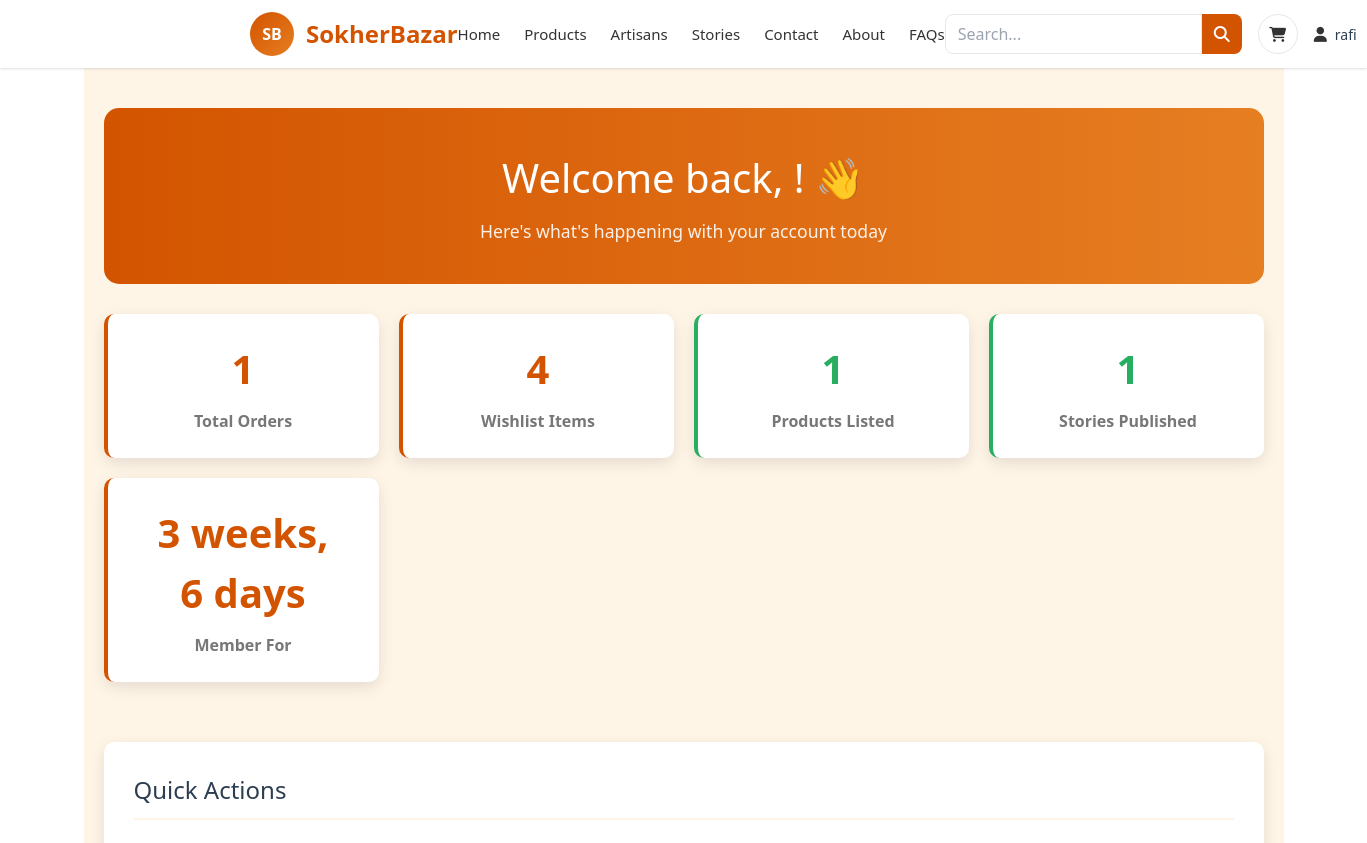
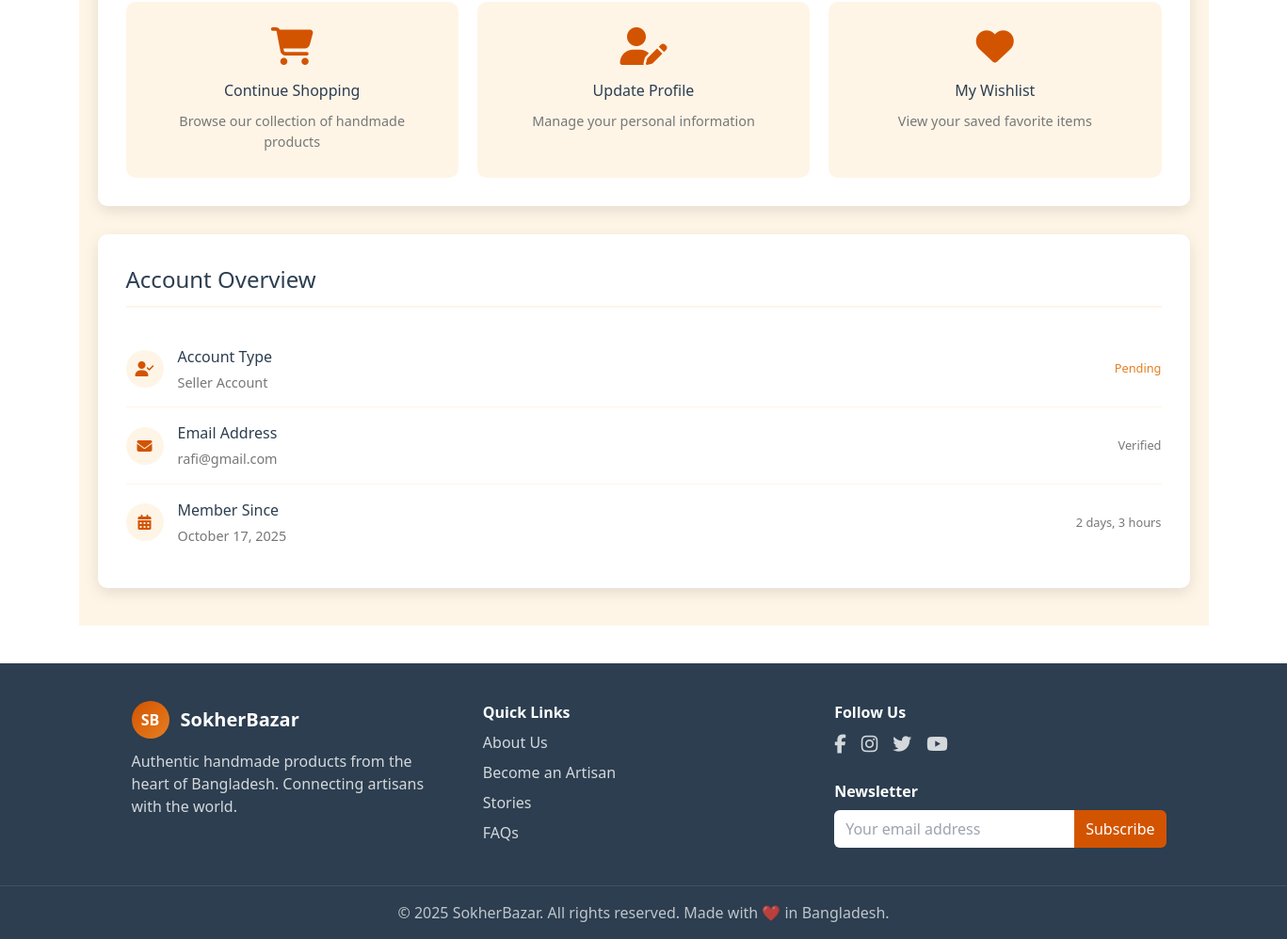
The page /dashboard/ (signed in) on the database its author committed (2 pictures, top to bottom).
### Rari/models.py (models this page shows, shortened)
class Customer(models.Model):
    user = models.OneToOneField(User, on_delete=models.CASCADE)
    phone = models.CharField(max_length=15, blank=True)
    address = models.TextField(blank=True)
    joined_date = models.DateTimeField(auto_now_add=True)
    profile_picture = models.ImageField(upload_to="customers/", blank=True, null=True)
    updated_at = models.DateTimeField(auto_now=True)

class Artisan(models.Model):
    user = models.OneToOneField(User, on_delete=models.CASCADE)
    shop_name = models.CharField(max_length=150)
    phone = models.CharField(max_length=20)
    nid_document = models.ImageField(upload_to="nid_documents/")
    bio = models.TextField(blank=True)
    location = models.CharField(max_length=100, blank=True)
    profile_picture = models.ImageField(upload_to="artisans/", blank=True, null=True)
    joined_date = models.DateTimeField(auto_now_add=True)
    craft = models.CharField(max_length=100, blank=True)  # NEW FIELD
    website = models.URLField(blank=True, null=True)
    is_verified = models.BooleanField(default=False)
    updated_at = models.DateTimeField(auto_now=True)

### Rari/views.py (the view)
# urls.py: path('dashboard/', views.dashboard, name='dashboard'),
@login_required
def dashboard(request):
    customer = Customer.objects.filter(user=request.user).first()
    artisan = Artisan.objects.filter(user=request.user).first()
    total_orders = Order.objects.filter(customer=customer).count() if customer else 0
    active_coupons = []
    recent_orders = Order.objects.filter(customer=customer).order_by('-created_at')[:5] if customer else []
    context = {
        'customer': customer,
        'artisan': artisan,
        'total_orders': total_orders,
        'active_coupons': active_coupons,
        'recent_orders': recent_orders,
    }
    return render(request, 'dashboard.html', context)

### template/dashboard.html (shortened to what this page needs)
{% extends 'base.html' %}
{% load static %}
{% block content %}
<div class="dashboard-container">
    <div class="dashboard-header">
        <h1>Welcome back, {{ user.first_name }}! 👋</h1>
        <p>Here's what's happening with your account today</p>
    </div>
    <div class="dashboard-content">
        <div class="stats-grid">
            {% if customer %}
            <div class="stat-card">
                <div class="stat-number">{{ total_orders }}</div>
                <div class="stat-label">Total Orders</div>
            </div>
            <div class="stat-card">
                <div class="stat-number">
                    {% if customer.wishlists.count %}{{ customer.wishlists.count }}{% else %}0{% endif %}
                </div>
                <div class="stat-label">Wishlist Items</div>
            </div>
            {% endif %}
            {% if artisan %}
            <div class="stat-card seller">
                <div class="stat-number">{{ artisan.products.count }}</div>
                <div class="stat-label">Products Listed</div>
            </div>
            <div class="stat-card seller">
                <div class="stat-number">{{ artisan.stories.count }}</div>
                <div class="stat-label">Stories Published</div>
            </div>
            {% endif %}
            <div class="stat-card">
                <div class="stat-number">
                    {% if user.date_joined %}
                        {{ user.date_joined|timesince }}
                    {% else %}
                        New
                    {% endif %}
                </div>
                <div class="stat-label">Member For</div>
            </div>
        </div>
        <div class="quick-actions">
            <h2 class="section-title">Quick Actions</h2>
            <div class="action-grid">
                <a href="{% url 'product_list' %}" class="action-card">
                    <i class="fas fa-shopping-cart"></i>
                    <h3>Continue Shopping</h3>
                    <p>Browse our collection of handmade products</p>
                </a>
                <a href="{% url 'profile' %}" class="action-card">
                    <i class="fas fa-user-edit"></i>
                    <h3>Update Profile</h3>
                    <p>Manage your personal information</p>
                </a>
                {% if customer %}
                <a href="{% url 'wishlist' %}" class="action-card">
                    <i class="fas fa-heart"></i>
                    <h3>My Wishlist</h3>
                    <p>View your saved favorite items</p>
                </a>
                {% endif %}
            </div>
        </div>
        <div class="recent-activity">
            <h2 class="section-title">Account Overview</h2>
            <div class="activity-list">
                <div class="activity-item">
                    <div class="activity-icon">
                        <i class="fas fa-user-check"></i>
                    </div>
                    <div class="activity-content">
                        <h4>Account Type</h4>
                        <p>
                            {% if artisan %}
                                Seller Account
                            {% else %}
                                Buyer Account
                            {% endif %}
                        </p>
                    </div>
                    <div class="activity-time">
                        {% if artisan and artisan.is_verified %}
                        <span style="color: var(--secondary);">Verified</span>
                        {% elif artisan %}
                        <span style="color: var(--accent);">Pending</span>
                        {% else %}
                        Active
                        {% endif %}
                    </div>
                </div>
                <div class="activity-item">
                    <div class="activity-icon">
                        <i class="fas fa-envelope"></i>
                    </div>
                    <div class="activity-content">
                        <h4>Email Address</h4>
                        <p>{{ user.email }}</p>
                    </div>
                    <div class="activity-time">Verified</div>
                </div>
                <div class="activity-item">
                    <div class="activity-icon">
                        <i class="fas fa-calendar-alt"></i>
                    </div>
                    <div class="activity-content">
                        <h4>Member Since</h4>
                        <p>
                            {% if customer %}
                                {{ customer.joined_date|date:"F d, Y" }}
                            {% elif artisan %}
                                {{ artisan.joined_date|date:"F d, Y" }}
                            {% else %}
                                {{ user.date_joined|date:"F d, Y" }}
                            {% endif %}
                        </p>
                    </div>
                    <div class="activity-time">
                        {% if customer %}
                            {{ customer.joined_date|timesince }}
                        {% else %}
                            {{ user.date_joined|timesince }}
                        {% endif %}
                    </div>
                </div>
            </div>
        </div>
    </div>
</div>
{% endblock %}

### template/base.html (shortened to what this page needs)
<!DOCTYPE html>
<html lang="en">
<head>
  {% load static %}
  <script src="https://cdn.tailwindcss.com"></script>
  <link rel="stylesheet" href="https://cdnjs.cloudflare.com/ajax/libs/font-awesome/6.5.0/css/all.min.css">
</head>
<body class="text-[#333] bg-white">
  <header class="sticky top-0 z-50 bg-white shadow">
    <div class=" mx-auto px-4 sm:px-6 lg:px-[250px] py-3 flex items-center justify-between">
      <a href="{% url 'home' %}" class="flex items-center gap-3">
        <div class="w-11 h-11 rounded-full bg-gradient-to-br from-primary to-accent text-white grid place-items-center font-bold">SB</div>
        <div class="text-2xl font-bold text-primary">SokherBazar</div>
      </a>
      <ul class="hidden md:flex items-center gap-6 text-[15px]">
        <li class="{% if request.resolver_match.url_name == 'home' %}text-primary font-semibold{% endif %}">
          <a class="hover:text-primary" href="{% url 'home' %}">Home</a>
        </li>
        <li class="{% if request.resolver_match.url_name in 'product_list product_list_by_category product_detail' %}text-primary font-semibold{% endif %}">
          <a class="hover:text-primary" href="{% url 'product_list' %}">Products</a>
        </li>
        <li class="{% if request.resolver_match.url_name == 'artisans' %}text-primary font-semibold{% endif %}">
          <a class="hover:text-primary" href="{% url 'artisans' %}">Artisans</a>
        </li>
        <li class="{% if request.resolver_match.url_name == 'stories' %}text-primary font-semibold{% endif %}">
          <a class="hover:text-primary" href="{% url 'stories' %}">Stories</a>
        </li>
        <li class="{% if request.resolver_match.url_name == 'contact' %}text-primary font-semibold{% endif %}">
          <a class="hover:text-primary" href="{% url 'contact' %}">Contact</a>
        </li>
        <li class="{% if request.resolver_match.url_name == 'about' %}text-primary font-semibold{% endif %}">
          <a class="hover:text-primary" href="{% url 'about' %}">About</a>
        </li>
        <li class="{% if request.resolver_match.url_name == 'faq' %}text-primary font-semibold{% endif %}">
          <a class="hover:text-primary" href="{% url 'faq' %}">FAQs</a>
        </li>
      </ul>
      <div class="flex items-center gap-4">
        <form method="GET" action="{% url 'product_list' %}" onsubmit="return checkSearch(this);" class="hidden sm:flex">
          <input type="text" name="q"
                 placeholder="Search..."
                 value="{{ request.GET.q|default:'' }}"
                 class="h-10 px-3 rounded-l-lg border border-gray-200 outline-none focus:ring-2 focus:ring-primary" />
          <button type="submit" class="h-10 px-3 rounded-r-lg bg-primary text-white hover:bg-orange-600">
            <i class="fas fa-search"></i>
          </button>
        </form>
        {% if request.user.is_authenticated %}
          <a href="{% url 'cart_detail' %}" class="relative inline-flex items-center justify-center w-10 h-10 rounded-full border border-gray-200 hover:bg-gray-50">
            <i class="fas fa-shopping-cart text-[15px]"></i>
          </a>
        {% endif %}
        <div class="relative">
          {% if request.user.is_authenticated %}
            <button id="profileBtn" class="inline-flex items-center gap-2">
              <i class="fas fa-user text-[15px]"></i>
              <span class="hidden sm:inline text-sm font-medium text-[#2C3E50]">
                {{ request.user.first_name|default:request.user.username }}
              </span>
            </button>
          {% else %}
            <a href="{% url 'login' %}" title="Login / Register" class="inline-flex items-center justify-center w-10 h-10 rounded-full border border-gray-200 hover:bg-gray-50">
              <i class="fas fa-user text-[15px]"></i>
            </a>
          {% endif %}
        </div>
      </div>
    </div>
  </header>
  <main class="min-h-[60vh]">
    {% block content %}{% endblock %}
  </main>
  <footer class="bg-dark text-white mt-10">
    <div class="max-w-6xl mx-auto px-4 sm:px-6 lg:px-8 py-10 grid gap-8 md:grid-cols-3">
      <div>
        <div class="flex items-center gap-3 mb-3">
          <div class="w-10 h-10 rounded-full bg-gradient-to-br from-primary to-accent text-white grid place-items-center font-bold">SB</div>
          <span class="text-xl font-bold">SokherBazar</span>
        </div>
        <p class="text-white/80">Authentic handmade products from the heart of Bangladesh. Connecting artisans with the world.</p>
      </div>
      <div>
        <h3 class="font-semibold mb-2">Quick Links</h3>
        <ul class="space-y-2 text-white/80">
          <li><a class="hover:text-primary" href="{% url 'about' %}">About Us</a></li>
          <li><a class="hover:text-primary" href="{% url 'register' %}">Become an Artisan</a></li>
          <li><a class="hover:text-primary" href="{% url 'stories' %}">Stories</a></li>
          <li><a class="hover:text-primary" href="{% url 'faq' %}">FAQs</a></li>
        </ul>
      </div>
      <div>
        <h3 class="font-semibold mb-2">Follow Us</h3>
        <div class="flex items-center gap-4 text-xl">
          <a href="#" class="text-white/80 hover:text-primary"><i class="fab fa-facebook-f"></i></a>
          <a href="#" class="text-white/80 hover:text-primary"><i class="fab fa-instagram"></i></a>
          <a href="#" class="text-white/80 hover:text-primary"><i class="fab fa-twitter"></i></a>
          <a href="#" class="text-white/80 hover:text-primary"><i class="fab fa-youtube"></i></a>
        </div>
        <h3 class="font-semibold mt-6 mb-2">Newsletter</h3>
        <form class="flex">
          <input type="email" placeholder="Your email address" class="h-10 px-3 rounded-l-md text-black outline-none" />
          <button type="submit" class="h-10 px-3 rounded-r-md bg-primary hover:bg-orange-600">Subscribe</button>
        </form>
      </div>
    </div>
    <div class="text-center text-white/70 py-4 border-t border-white/10">
      <p>&copy; 2025 SokherBazar. All rights reserved. Made with ❤️ in Bangladesh.</p>
    </div>
  </footer>
</body>
</html>

### template/base.html (style rules this page uses)
:root { --primary:#D35400;--secondary:#27AE60;--accent:#E67E22;--light:#FEF5E7; --dark:#2C3E50;--text:#333;--text-light:#777;--white:#fff; }

### template/dashboard.html (style rules this page uses)
:root { --primary: #D35400; --secondary: #27AE60; --accent: #E67E22; --light: #FEF5E7; --dark: #2C3E50; --text: #333333; --text-light: #777777; --white: #FFFFFF; }
.dashboard-container { max-width: 1200px; margin: 0 auto; padding: 40px 20px; background-color: var(--light); min-height: 100vh; }
.dashboard-header { background: linear-gradient(to right, var(--primary), var(--accent)); color: white; padding: 40px; border-radius: 15px; margin-bottom: 30px; text-align: center; }
.dashboard-header h1 { margin: 0 0 10px 0; font-size: 2.5rem; }
.dashboard-header p { margin: 0; opacity: 0.9; font-size: 1.1rem; }
.dashboard-content { display: grid; grid-template-columns: 1fr; gap: 30px; }
.stats-grid { display: grid; grid-template-columns: repeat(auto-fit, minmax(250px, 1fr)); gap: 20px; margin-bottom: 30px; }
.stat-card { background: white; border-radius: 10px; padding: 25px; box-shadow: 0 5px 15px rgba(0,0,0,0.1); text-align: center; border-left: 4px solid var(--primary); }
.stat-card.seller { border-left-color: var(--secondary); }
.stat-number { font-size: 2.5rem; font-weight: bold; color: var(--primary); margin-bottom: 10px; }
.stat-card.seller .stat-number { color: var(--secondary); }
.stat-label { font-size: 1rem; color: var(--text-light); font-weight: 600; }
.quick-actions { background: white; border-radius: 10px; padding: 30px; box-shadow: 0 5px 15px rgba(0,0,0,0.1); }
.section-title { font-size: 1.5rem; color: var(--dark); margin-bottom: 25px; padding-bottom: 10px; border-bottom: 2px solid var(--light); }
.action-grid { display: grid; grid-template-columns: repeat(auto-fit, minmax(200px, 1fr)); gap: 20px; }
.action-card { background: var(--light); border-radius: 10px; padding: 25px; text-align: center; text-decoration: none; color: var(--text); transition: all 0.3s ease; border: 2px solid transparent; }
.action-card i { font-size: 2.5rem; color: var(--primary); margin-bottom: 15px; }
.action-card h3 { margin: 0 0 10px 0; color: var(--dark); }
.action-card p { margin: 0; color: var(--text-light); font-size: 0.9rem; }
.recent-activity { background: white; border-radius: 10px; padding: 30px; box-shadow: 0 5px 15px rgba(0,0,0,0.1); }
.activity-list { list-style: none; padding: 0; margin: 0; }
.activity-item { display: flex; align-items: center; padding: 15px 0; border-bottom: 1px solid var(--light); }
.activity-item:last-child { border-bottom: none; }
.activity-icon { width: 40px; height: 40px; background: var(--light); border-radius: 50%; display: flex; align-items: center; justify-content: center; margin-right: 15px; color: var(--primary); }
.activity-content { flex: 1; }
.activity-content h4 { margin: 0 0 5px 0; color: var(--dark); }
.activity-content p { margin: 0; color: var(--text-light); font-size: 0.9rem; }
.activity-time { color: var(--text-light); font-size: 0.8rem; }

### rows shown on the page
Customer: wishlists.count "4", joined_date "October 17, 2025", joined_date "2 days, 3 hours"
Artisan: products.count "1", stories.count "1"

### other values the page prints
{{ request.user.first_name|default:request.user.username }} "rafi"
{{ total_orders }} "1"
{{ user.date_joined|timesince }} "3 weeks, 6 days"
{{ user.email }} "rafi@gmail.com"
